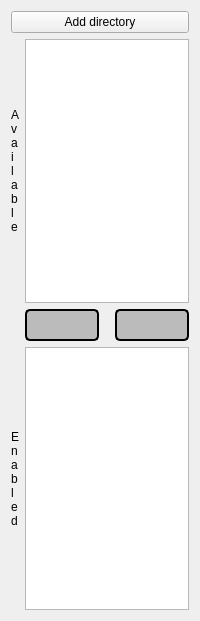
<?xml version="1.0" encoding="UTF-8"?>
<ui version="4.0">
 <class>ControlDock_PluginTabWidget</class>
 <widget class="QWidget" name="ControlDock_PluginTabWidget">
  <property name="geometry">
   <rect>
    <x>0</x>
    <y>0</y>
    <width>200</width>
    <height>621</height>
   </rect>
  </property>
  <property name="sizePolicy">
   <sizepolicy hsizetype="Preferred" vsizetype="Preferred">
    <horstretch>0</horstretch>
    <verstretch>0</verstretch>
   </sizepolicy>
  </property>
  <property name="minimumSize">
   <size>
    <width>0</width>
    <height>0</height>
   </size>
  </property>
  <property name="maximumSize">
   <size>
    <width>16777215</width>
    <height>16777215</height>
   </size>
  </property>
  <property name="windowTitle">
   <string>Form</string>
  </property>
  <layout class="QGridLayout" name="gridLayout">
   <item row="0" column="0" colspan="3">
    <widget class="QPushButton" name="button_addPluginDirectory">
     <property name="text">
      <string>Add directory</string>
     </property>
    </widget>
   </item>
   <item row="1" column="0">
    <widget class="QLabel" name="label">
     <property name="text">
      <string>A
v
a
i
l
a
b
l
e</string>
     </property>
    </widget>
   </item>
   <item row="1" column="1" colspan="2">
    <widget class="QListWidget" name="list_pluginsAvailable">
     <property name="selectionMode">
      <enum>QAbstractItemView::ExtendedSelection</enum>
     </property>
    </widget>
   </item>
   <item row="2" column="1">
    <widget class="QPushButton" name="button_enablePlugins">
     <property name="sizePolicy">
      <sizepolicy hsizetype="Preferred" vsizetype="Preferred">
       <horstretch>0</horstretch>
       <verstretch>0</verstretch>
      </sizepolicy>
     </property>
     <property name="minimumSize">
      <size>
       <width>0</width>
       <height>32</height>
      </size>
     </property>
     <property name="maximumSize">
      <size>
       <width>16777215</width>
       <height>32</height>
      </size>
     </property>
     <property name="styleSheet">
      <string notr="true">QPushButton {
	background-color: #bbb;
	border: 2px solid black;
	border-radius: 5px;
	background-image: url(':icons/icons/arrow_down.png');
	background-repeat: no-repeat;
	background-position: center;
	margin-right: 5px;
}
QPushButton:pressed {
	background-color: #eee;
}</string>
     </property>
     <property name="text">
      <string/>
     </property>
     <property name="iconSize">
      <size>
       <width>16</width>
       <height>16</height>
      </size>
     </property>
    </widget>
   </item>
   <item row="2" column="2">
    <widget class="QPushButton" name="button_disablePlugins">
     <property name="sizePolicy">
      <sizepolicy hsizetype="Preferred" vsizetype="Preferred">
       <horstretch>0</horstretch>
       <verstretch>0</verstretch>
      </sizepolicy>
     </property>
     <property name="minimumSize">
      <size>
       <width>0</width>
       <height>32</height>
      </size>
     </property>
     <property name="maximumSize">
      <size>
       <width>16777215</width>
       <height>32</height>
      </size>
     </property>
     <property name="styleSheet">
      <string notr="true">QPushButton {
	background-color: #bbb;
	border: 2px solid black;
	border-radius: 5px;
	background-image: url(':icons/icons/arrow_up.png');
	background-repeat: no-repeat;
	background-position: center;
	margin-left: 5px;
}
QPushButton:pressed {
	background-color: #eee;
}</string>
     </property>
     <property name="text">
      <string/>
     </property>
    </widget>
   </item>
   <item row="3" column="0">
    <widget class="QLabel" name="label_2">
     <property name="text">
      <string>E
n
a
b
l
e
d</string>
     </property>
    </widget>
   </item>
   <item row="3" column="1" colspan="2">
    <widget class="QListWidget" name="list_pluginsEnabled">
     <property name="selectionMode">
      <enum>QAbstractItemView::ExtendedSelection</enum>
     </property>
    </widget>
   </item>
  </layout>
 </widget>
 <resources/>
 <connections/>
</ui>
